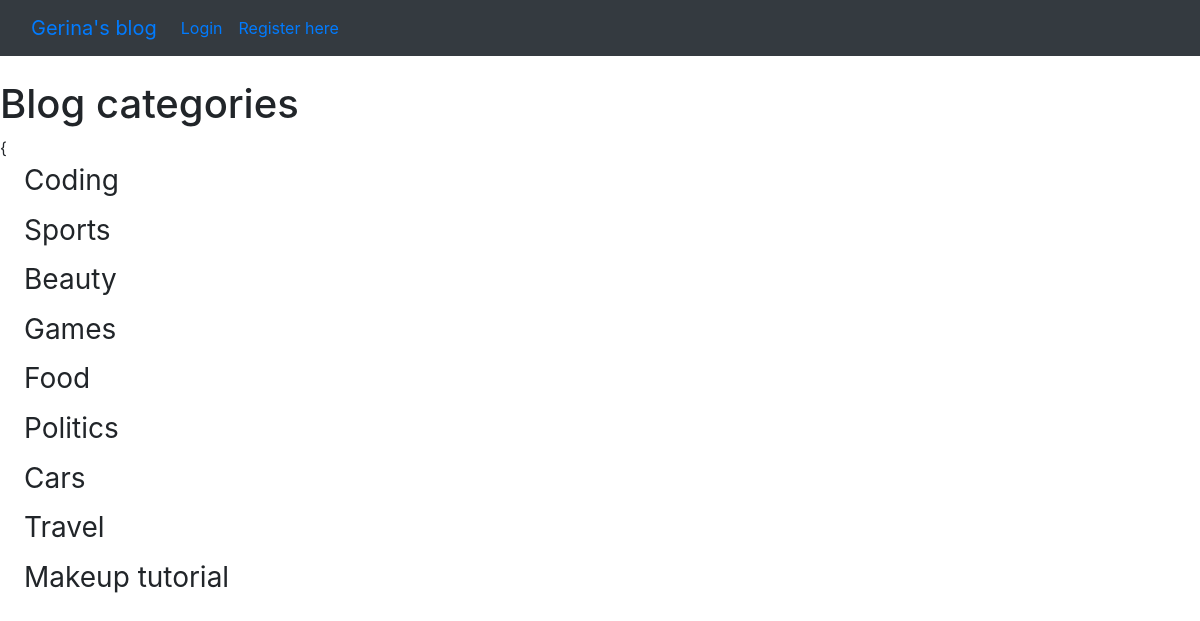
The page /category_list/ on the database its author committed.
### theblog/models.py (models this page shows, shortened)
class Category(models.Model):
    name = models.CharField(max_length=255)
    def __str__(self):
        return self.name

### theblog/views.py (the view)
# urls.py: path('category_list/', CategoryListView, name='category_list'),
def CategoryListView(request):
    cat_menu_list = Category.objects.all()
    return render(request, 'category_list.html', {'cat_menu_list':cat_menu_list})

### theblog/templates/category_list.html (shortened to what this page needs)
{% extends 'base.html'%}
{% block content %}
    <h1>Blog categories</h1>
    {{% for item in cat_menu_list %}
<h3><a class="dropdown-item" href="{% url 'category' item %}"> {{ item }}</a></h3>
    {%endfor%}
{% endblock %}

### rows shown on the page
Category: name "Coding"
Category: name "Sports"
Category: name "Beauty"
Category: name "Games"
Category: name "Food"
Category: name "Politics"
Category: name "Cars"
Category: name "Travel"
Category: name "Makeup tutorial"
